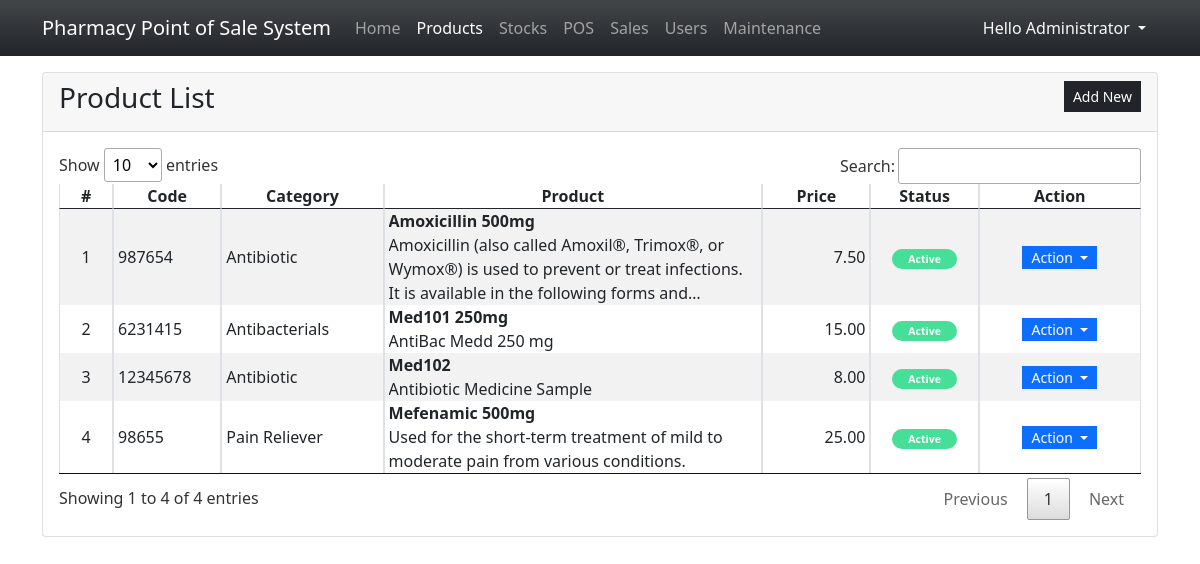
Page /?page=products (signed in) on the committed database.
### tables this page shows
CREATE TABLE `product_list` (
            `product_id` INTEGER NOT NULL PRIMARY KEY AUTOINCREMENT,
            `product_code` TEXT NOT NULL,
            `category_id` INTEGER NOT NULL,
            `name` TEXT NOT NULL,
            `description` TEXT NOT NULL,
            `price` REAL NOT NULL DEFAULT 0,
            `status` INTEGER NOT NULL DEFAULT 1,
            FOREIGN KEY(`category_id`) REFERENCES `category_list`(`category_id`) ON DELETE CASCADE
        );

CREATE TABLE `category_list` (
            `category_id` INTEGER NOT NULL PRIMARY KEY AUTOINCREMENT,
            `name` TEXT NOT NULL,
            `description` TEXT NOT NULL,
            `status` INTEGER NOT NULL DEFAULT 1
        );

### products.php (the view, shortened to what this page needs)
<div class="card">
    <div class="card-header d-flex justify-content-between">
        <h3 class="card-title">Product List</h3>
        <div class="card-tools align-middle">
            <button class="btn btn-dark btn-sm py-1 rounded-0" type="button" id="create_new">Add New</button>
        </div>
    </div>
    <div class="card-body">
        <table class="table table-hover table-striped table-bordered">
            <colgroup>
                <col width="5%">
                <col width="10%">
                <col width="15%">
                <col width="35%">
                <col width="10%">
                <col width="10%">
                <col width="15%">
            </colgroup>
            <thead>
                <tr>
                    <th class="text-center p-0">#</th>
                    <th class="text-center p-0">Code</th>
                    <th class="text-center p-0">Category</th>
                    <th class="text-center p-0">Product</th>
                    <th class="text-center p-0">Price</th>
                    <th class="text-center p-0">Status</th>
                    <th class="text-center p-0">Action</th>
                </tr>
            </thead>
            <tbody>
                <?php
                $sql = "SELECT p.*,c.name as cname FROM `product_list` p inner join `category_list` c on p.category_id = c.category_id order by `name` asc";
                $qry = $conn->query($sql);
                $i = 1;
                    while($row = $qry->fetchArray()):
                ?>
                <tr>
                    <td class="text-center p-0"><?php echo $i++; ?></td>
                    <td class="py-0 px-1"><?php echo $row['product_code'] ?></td>
                    <td class="py-0 px-1"><?php echo $row['cname'] ?></td>
                    <td class="py-0 px-1">
                        <div class="fs-6 fw-bold truncate-1" title="<?php echo $row['name'] ?>"><?php echo $row['name'] ?></div>
                        <div class="fs-6 fw-light truncate-3" title="<?php echo $row['description'] ?>"><?php echo $row['description'] ?></div>
                    </td>
                    <td class="py-0 px-1 text-end"><?php echo number_format($row['price'],2) ?></td>
                    <td class="py-0 px-1 text-center">
                        <?php
                        if($row['status'] == 1){
                            echo  '<span class="py-1 px-3 badge rounded-pill bg-success"><small>Active</small></span>';
                        }else{
                            echo  '<span class="py-1 px-3 badge rounded-pill bg-danger"><small>Inactive</small></span>';
                        }
                        ?>
                    </td>
                    <td class="text-center py-0 px-1">
                        <div class="btn-group" role="group">
                            <button id="btnGroupDrop1" type="button" class="btn btn-primary dropdown-toggle btn-sm rounded-0 py-0" data-bs-toggle="dropdown" aria-expanded="false">
                            Action
                            </button>
                        </div>
                    </td>
                </tr>
                <?php endwhile; ?>
            </tbody>
        </table>
    </div>
</div>

### index.php (style rules this page uses)
:root { --bs-success-rgb:71, 222, 152 !important; }
html,body { height:100%; width:100%; }
.truncate-1 { overflow: hidden; text-overflow: ellipsis; display: -webkit-box; -webkit-line-clamp: 1; -webkit-box-orient: vertical; }
.truncate-3 { overflow: hidden; text-overflow: ellipsis; display: -webkit-box; -webkit-line-clamp: 3; -webkit-box-orient: vertical; }

### rows in the picture
product_list: product_code "987654", category.name "Antibiotic", name "Amoxicillin 500mg", description "Amoxicillin (also called Amoxil®, Trimox®, or Wymox®) is used to prevent or treat infections. It is available in the following forms…", price "7.50", status "Active"
product_list: product_code "6231415", category.name "Antibacterials", name "Med101 250mg", description "AntiBac Medd 250 mg", price "15.00", status "Active"
product_list: product_code "12345678", category.name "Antibiotic", name "Med102", description "Antibiotic Medicine Sample", price "8.00", status "Active"
product_list: product_code "98655", category.name "Pain Reliever", name "Mefenamic 500mg", description "Used for the short-term treatment of mild to moderate pain from various conditions.", price "25.00", status "Active"

### other values in the picture
$_SESSION['fullname'] "Administrator"
